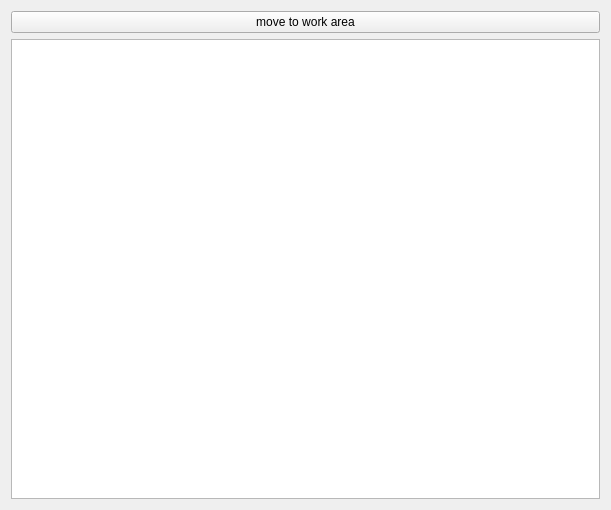
<?xml version="1.0" encoding="UTF-8"?>
<ui version="4.0">
 <class>Desktop</class>
 <widget class="QWidget" name="Desktop">
  <property name="geometry">
   <rect>
    <x>0</x>
    <y>0</y>
    <width>611</width>
    <height>510</height>
   </rect>
  </property>
  <property name="windowTitle">
   <string>Form</string>
  </property>
  <property name="styleSheet">
   <string notr="true"/>
  </property>
  <layout class="QVBoxLayout" name="verticalLayout">
   <item>
    <widget class="QPushButton" name="btnSelect">
     <property name="text">
      <string>move to work area</string>
     </property>
    </widget>
   </item>
   <item>
    <widget class="QGraphicsView" name="view">
     <property name="backgroundBrush">
      <brush brushstyle="SolidPattern">
       <color alpha="255">
        <red>230</red>
        <green>200</green>
        <blue>167</blue>
       </color>
      </brush>
     </property>
     <property name="foregroundBrush">
      <brush brushstyle="NoBrush">
       <color alpha="0">
        <red>24</red>
        <green>0</green>
        <blue>0</blue>
       </color>
      </brush>
     </property>
     <property name="interactive">
      <bool>true</bool>
     </property>
     <property name="sceneRect">
      <rectf>
       <x>0.000000000000000</x>
       <y>0.000000000000000</y>
       <width>0.000000000000000</width>
       <height>0.000000000000000</height>
      </rectf>
     </property>
     <property name="renderHints">
      <set>QPainter::TextAntialiasing</set>
     </property>
     <property name="dragMode">
      <enum>QGraphicsView::NoDrag</enum>
     </property>
     <property name="viewportUpdateMode">
      <enum>QGraphicsView::BoundingRectViewportUpdate</enum>
     </property>
    </widget>
   </item>
  </layout>
 </widget>
 <resources/>
 <connections/>
</ui>
